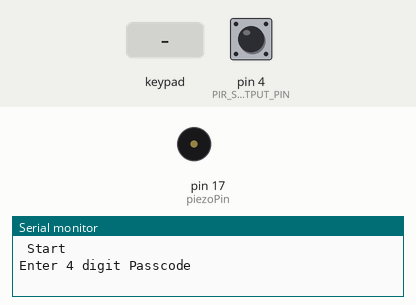
The sketch below on a simulated Arduino Uno, built with avr-gcc and run on an emulated ATmega328P. Shown: buzzer (waves = sounding), the last lines printed to the serial monitor. Inputs (shaded band) come from the test bench; at power-on: pin 4 (PIR_SENSOR_OUTPUT_PIN) LOW. The modem accepts every AT command (registered, SIM ready, sends succeed) and sends nothing else.

Above: at 1.3 s.
1.4 s: keypad keys 1 2 3 4 pressed 0.4 s apart
6.0 s: keypad keys 1 2 1 3 1 4 1 8 pressed 0.4 s apart
10.7 s: keypad keys 1 2 1 3 1 4 1 8 # pressed 0.4 s apart
17.3 s: pin 4 (PIR_SENSOR_OUTPUT_PIN) driven HIGH
At 17.7 s:
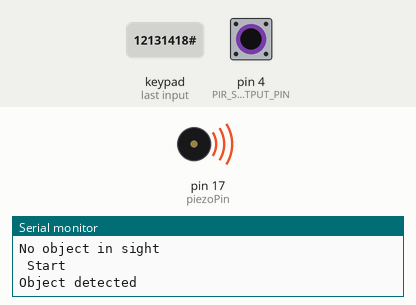
20.3 s: pin 4 (PIR_SENSOR_OUTPUT_PIN) driven LOW
At 20.7 s:
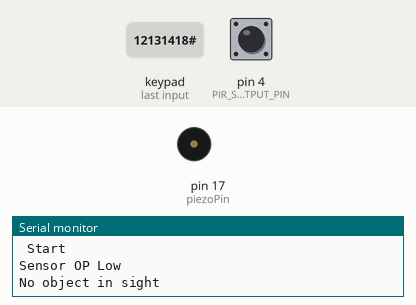
21.9 s: pin 4 (PIR_SENSOR_OUTPUT_PIN) pulsed HIGH 5 times (0.12 s each, 0.3 s apart)
At 24.1 s:
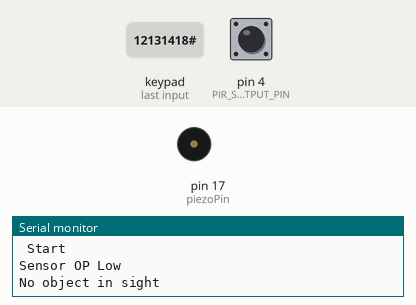
Timing chart, 0 to 25.6 s (numbered marks = the images above; inputs shaded):
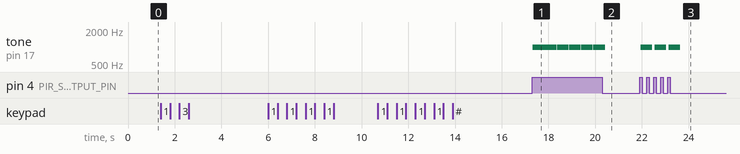

Measured:
- after the input at 17.3 s, tone on pin 17 (piezoPin): alternates 1000 Hz for 0.50 s and silent for 0.02 s, starting at once
- after the input at 20.3 s, tone on pin 17 (piezoPin): goes on until 20.4 s, then stays silent
- after the input at 21.9 s, tone on pin 17 (piezoPin): alternates 1000 Hz for 0.50 s and silent for 0.10 s, 6 changes in all, then stays silent, starting at once

The sketch:

finalPROG.ino
```cpp
#include <Keypad.h>
#include <SoftwareSerial.h>

SoftwareSerial mySerial(15, 16);//Rx,Tx
const int PIR_SENSOR_OUTPUT_PIN = 4;  /* PIR sensor O/P pin */
int warm_up=1;
int piezoPin = 17;
const byte ROWS = 4; //four rows
const byte COLS = 3; //four columns
char hexaKeys[ROWS][COLS] = {
 {'1','2','3'},
 {'4','5','6'},
 {'7','8','9'},
 {'*','0','#'}
};

byte rowPins[ROWS] = {12, 13, 14,18}; //connect to the row pinouts of the keypad
byte colPins[COLS] = {11, 6, 5}; //connect to the column pinouts of the keypad
 int attempt=0;
    boolean shouldDisplay = true;
//initialize an instance of class NewKeypad
Keypad customKeypad = Keypad( makeKeymap(hexaKeys), rowPins, colPins, ROWS, COLS);
int pir_output,sensor_output;
void setup()
{
  pinMode(PIR_SENSOR_OUTPUT_PIN, INPUT);
  //pinMode(switch1,INPUT);
  pinMode(piezoPin,OUTPUT);
  mySerial.begin(9600);
Serial.begin(9600);
delay(100);
}

void loop()
{
    Serial.println(" Start ");
    //delay(1000);
    my_keypad();
    pir_output = pir_sensor();
    if(pir_output == 1)
    {
      Buzzer_turn_on();
      call_through_GSM();
    }
}
void SendMessage(String message)
{
  mySerial.println("AT+CMGF=1");    //Sets the GSM Module in Text Mode
  delay(1000);  // Delay of 1000 milli seconds or 1 second
  mySerial.println("AT+CMGS=\"+918805094320\"\r"); // Replace x with mobile number
  delay(1000);
  mySerial.println(message);// The SMS text you want to send
  delay(100);
   mySerial.println((char)26);// ASCII code of CTRL+Z
  delay(1000);
}

int pir_sensor()
{
  sensor_output = digitalRead(PIR_SENSOR_OUTPUT_PIN);
    //delay(1000);
  if( sensor_output == LOW )
  {Serial.println("Sensor OP Low");
    if( warm_up == 1 )
     {
      Serial.print("Warming Up\n\n");
      warm_up = 0;
      delay(1000);
    }
    Serial.print("No object in sight\n\n");
    return 0;
  }
  else
  {
    Serial.print("Object detected\n\n");
    return 1;
  }
}
void Buzzer_turn_on()
{
    tone(piezoPin, 1000, 500);
    delay(500);
}
void call_through_GSM()
{
    Serial.println("Calling through GSM Modem");
    //set the data rate for the SoftwareSerial port
    mySerial.begin(9600);
    mySerial.println("ATD8805094320;"); // ATDxxxxxxxxxx; -- watch out here for semicolon at the end!!
    Serial.println("Called ATD8805094320");
    //delay(1000);
}
void my_keypad()
{
  char customKey = customKeypad.getKey();
  /*char secretKey;
  if(customKey!='*'){
    return;
  }*/
  if(shouldDisplay)
  {
  int digits=0;
  char attemptedStr[4] ;
  String str;
  String passwordStr = "1234";
  Serial.println("Enter 4 digit Passcode");
  for(digits=0;digits<4;){
  char customKey = customKeypad.getKey();
  if(customKey&&shouldDisplay)
    {
      attemptedStr[digits]=customKey;
      digits++;
    }
  }
  str=String(attemptedStr);
  Serial.println(str);

  if(str.substring(0,4).equals(passwordStr))
  {
    //shouldDisplay=false;
    SendMessage("Correct Password! welcome home..");
    Serial.println("Correct Password! welcome home..");
  }
  else
  {
    //Serial.println(str);
    attempt++;
    Serial.println("Incorrect Password!");
  }
  if(attempt==3){
    SendMessage("Someone has entered incorrect password");
    shouldDisplay=false;
    /*secretKey = customKeypad.getKey();
    if(secretKey == '#')
    {
      shouldDisplay = true;
    }*/
  }
}
}
```
